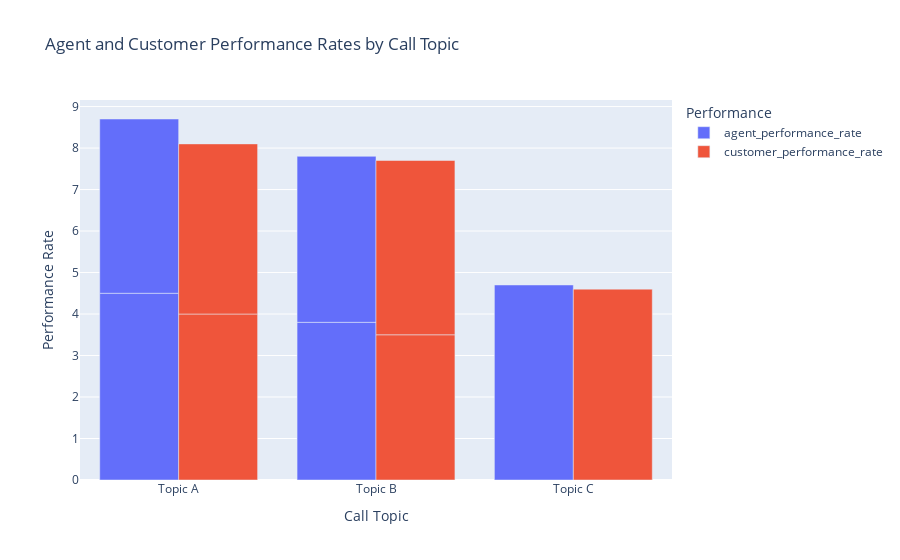

Notebook source saved alongside this figure:
### Code cell
import plotly.express as px
import pandas as pd

data = {'call_topic': ['Topic A', 'Topic B', 'Topic A', 'Topic C', 'Topic B'],
        'agent_performance_rate': [4.5, 3.8, 4.2, 4.7, 4.0],
        'customer_performance_rate': [4.0, 3.5, 4.1, 4.6, 4.2]}

df = pd.DataFrame(data)

fig = px.bar(df, x='call_topic', y=['agent_performance_rate', 'customer_performance_rate'],
             title='Agent and Customer Performance Rates by Call Topic',
             labels={'value': 'Performance Rate', 'variable': 'Performance', 'call_topic': 'Call Topic'},
             barmode='group')
fig.show()

### Figure 1 — Plotly figure (JSON) as saved in the notebook; plotly's stock layout.template omitted (floating-point values rounded to 4 significant figures)
{"data": [{"alignmentgroup": "True", "hovertemplate": "Performance=agent_performance_rate<br>Call Topic=%{x}<br>Performance Rate=%{y}<extra></extra>", "legendgroup": "agent_performance_rate", "marker": {"color": "#636efa", "pattern": {"shape": ""}}, "name": "agent_performance_rate", "offsetgroup": "agent_performance_rate", "orientation": "v", "showlegend": true, "textposition": "auto", "type": "bar", "x": ["Topic A", "Topic B", "Topic A", "Topic C", "Topic B"], "xaxis": "x", "y": [4.5, 3.8, 4.2, 4.7, 4], "yaxis": "y"}, {"alignmentgroup": "True", "hovertemplate": "Performance=customer_performance_rate<br>Call Topic=%{x}<br>Performance Rate=%{y}<extra></extra>", "legendgroup": "customer_performance_rate", "marker": {"color": "#EF553B", "pattern": {"shape": ""}}, "name": "customer_performance_rate", "offsetgroup": "customer_performance_rate", "orientation": "v", "showlegend": true, "textposition": "auto", "type": "bar", "x": ["Topic A", "Topic B", "Topic A", "Topic C", "Topic B"], "xaxis": "x", "y": [4, 3.5, 4.1, 4.6, 4.2], "yaxis": "y"}], "layout": {"barmode": "group", "legend": {"title": {"text": "Performance"}, "tracegroupgap": 0}, "title": {"text": "Agent and Customer Performance Rates by Call Topic"}, "xaxis": {"anchor": "y", "domain": [0, 1], "title": {"text": "Call Topic"}}, "yaxis": {"anchor": "x", "domain": [0, 1], "title": {"text": "Performance Rate"}}}}
